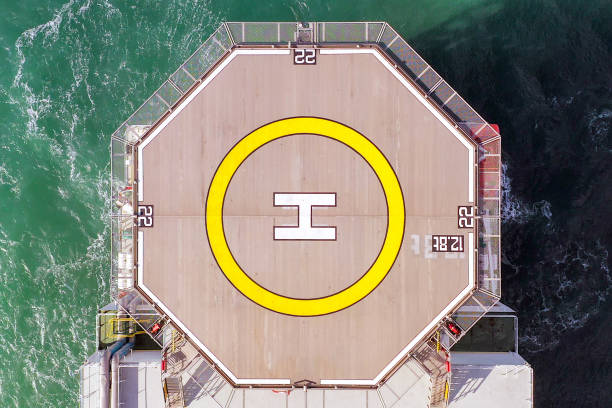
//> input picture images/18.jpg, 612 x 408 px, given in place of the camera
$ ./video_focus 3   (built with g++ and OpenCV 4)
//> lines starting //> are read from the running program, lines starting //| are printed output that depends on the picture
#include "opencv2/opencv.hpp"
#include "opencv2/videoio.hpp"
#include <iostream>

using namespace std;
using namespace cv;

void readme();
bool FftShift(const Mat&, Mat&);

int main( int argc, char** argv ){

  if (argc != 2 )
  { readme(); return -1; }

  // Create a VideoCapture object and open the input file
  // If the input is the web camera, pass 0 instead of the video file name

  printf("\n%d\n",stoi(argv[1]));
  VideoCapture cap(stoi(argv[1]));
  cap.set(cv::CAP_PROP_FPS, 60.0);
  cap.set(cv::CAP_PROP_FRAME_WIDTH,1280);
  cap.set(cv::CAP_PROP_FRAME_HEIGHT,720);
  cap.set(cv::CAP_PROP_FOURCC, VideoWriter::fourcc('M','J','P','G'));

  cout << "Brightness: " << cap.get(CAP_PROP_BRIGHTNESS) << "\n";
  cout << "Contrast: " << cap.get(CAP_PROP_CONTRAST) << "\n";
  cout << "Sharpness: " << cap.get(CAP_PROP_SHARPNESS) << "\n";
  cout << "Saturation: " << cap.get(CAP_PROP_SATURATION) << "\n";
  cout << "Gain: " << cap.get(CAP_PROP_GAIN) << "\n";
  cout << "Gamma: " << cap.get(CAP_PROP_GAMMA) << "\n";

  // Check if camera opened successfully
  if(!cap.isOpened()){
    cout << "Error opening video stream or file" << endl;
    return -1;
  }
  cap.set(CAP_PROP_FRAME_WIDTH,1280);
  cap.set(CAP_PROP_FRAME_HEIGHT,720);
  cap.set(CAP_PROP_FPS,60);

  //for displaying matches
  namedWindow("frame", WINDOW_NORMAL);

  while(1){

    Mat frame;
    // Capture frame-by-frame
    cap >> frame;
//> frame is the input picture: 408 rows x 612 cols, CV_8UC3; mean B, G, R 120.5, 133.9, 133.2
    if(frame.channels() == 3)
    {
      cvtColor(frame, frame, COLOR_BGR2GRAY);
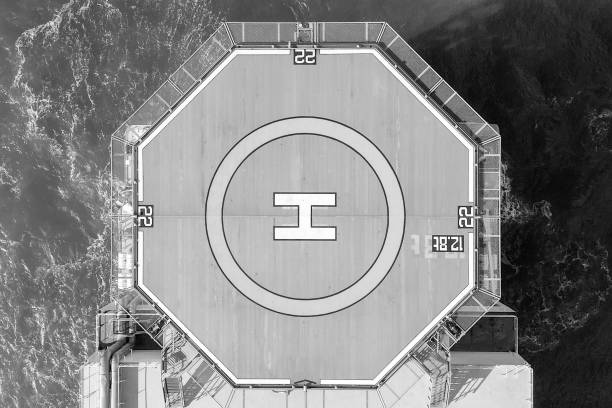
//> frame: 408 rows x 612 cols, CV_8UC1; min 0, max 255, mean 132.2
    }

    // If the frame is empty, break immediately
    if (frame.empty())
      break;

    Mat padded;                            //expand input image to optimal size
    int m = getOptimalDFTSize( frame.rows );
//> m = 432
    int n = getOptimalDFTSize( frame.cols ); // on the border add zero values
//> n = 625
    copyMakeBorder(frame, padded, 0, m - frame.rows, 0, n - frame.cols, BORDER_CONSTANT, Scalar::all(0));
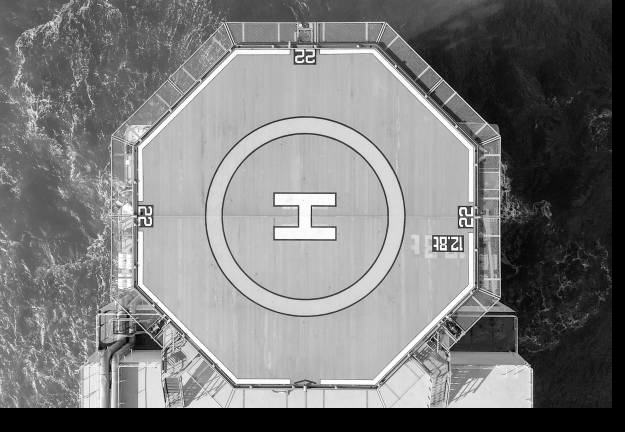
//> padded: 432 rows x 625 cols, CV_8UC1; min 0, max 255, mean 122.2

    Mat planes[] = {Mat_<float>(padded), Mat::zeros(padded.size(), CV_32F)};
//> planes[1]: 432 rows x 625 cols, CV_32FC1; every value is 0
    Mat complexI;
    merge(planes, 2, complexI);         // Add to the expanded another plane with zeros

    dft(complexI, complexI, DFT_COMPLEX_OUTPUT);
    Mat frame_fftshift;
    FftShift(complexI, frame_fftshift);

    split(frame_fftshift, planes);                   // planes[0] = Re(DFT(I), planes[1] = Im(DFT(I))
//> planes[0]: 432 rows x 624 cols, CV_32FC1
//> planes[1]: 432 rows x 624 cols, CV_32FC1
    magnitude(planes[0], planes[1], planes[0]);// planes[0] = magnitude
    Mat magI = planes[0];

    double s;
    s = sum(magI)[0];
//> s = 2.56e+09
    magI = magI / s;
    Mat magI_log;
    log(magI, magI_log);
    double fde = sum(magI.mul( magI_log))[0];
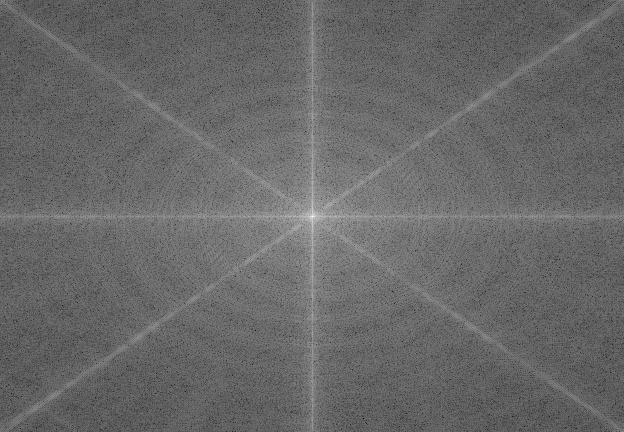
//> magI_log: 432 rows x 624 cols, CV_32FC1; min -19.03, max -4.35, mean -13.02; drawn with min black and max white
//> fde = -11.7

    cout << "fde = " << fde << "\n";
//| fde = -11.7017


    // Display the resulting frame
    imshow( "frame", frame );

    // Press  ESC on keyboard to exit
    char c=(char)waitKey(25);
//> the Esc key is pressed
    if(c==27)
      break;
  }

  // When everything done, release the video capture object
  cap.release();

  // Closes all the frames
  destroyAllWindows();

  return 0;
}

/* @function readme */
  void readme()
  { std::cout << " Usage: capture <deviceid>" << std::endl; }


  bool FftShift(const Mat& src, Mat& dst)
  {
    if(src.empty()) return true;

    const uint h=src.rows, w=src.cols;        // height and width of src-image
    const uint qh=h>>1, qw=w>>1;              // height and width of the quadrants

    Mat qTL(src, Rect(   0,    0, qw, qh));   // define the quadrants in respect to
    Mat qTR(src, Rect(w-qw,    0, qw, qh));   // the outer dimensions of the matrix.
    Mat qBL(src, Rect(   0, h-qh, qw, qh));   // thus, with odd sizes, the center
    Mat qBR(src, Rect(w-qw, h-qh, qw, qh));   // line(s) get(s) omitted.

    Mat tmp;
    hconcat(qBR, qBL, dst);                   // build destination matrix with switched
    hconcat(qTR, qTL, tmp);                   // quadrants 0 & 2 and 1 & 3 from source
    vconcat(dst, tmp, dst);

    return false;
  }

$ run again, on images/10.png
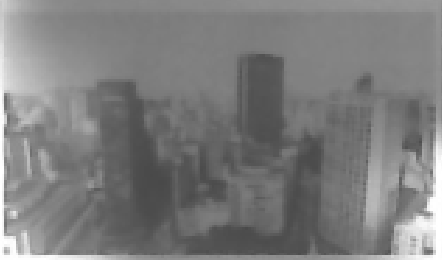
//> input picture images/10.png, 442 x 260 px, given in place of the camera
//> frame is the input picture: 260 rows x 442 cols, CV_8UC3; min 73, max 255, mean 124.8
//> frame: 260 rows x 442 cols, CV_8UC1
//> `split(frame_fftshift, planes);`:
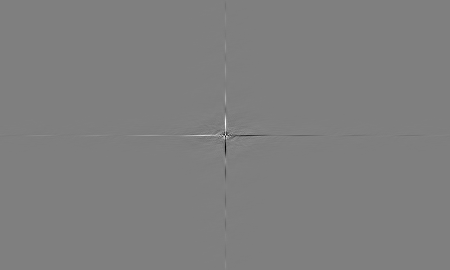
//> planes[1]: 270 rows x 450 cols, CV_32FC1; min -491471.3, max 491471.3, mean 0; drawn with min black and max white
//> s = 272755623
//> `double fde = sum(magI.mul( magI_log))[0];`:
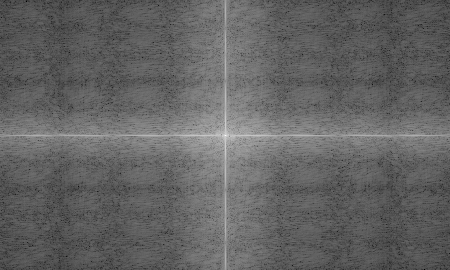
//> magI_log: 270 rows x 450 cols, CV_32FC1; min -19.89, max -2.95, mean -13.25; drawn with min black and max white
//> fde = -9.29
//| fde = -9.29396

$ run again, on images/11.png
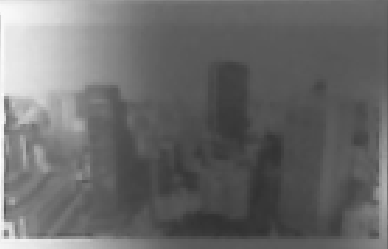
//> input picture images/11.png, 388 x 249 px, given in place of the camera
//> frame is the input picture: 249 rows x 388 cols, CV_8UC3; min 49, max 255, mean 106.5
//> frame: 249 rows x 388 cols, CV_8UC1
//> `copyMakeBorder(frame, padded, 0, m - frame.rows, 0, n - frame.cols, BO..`:
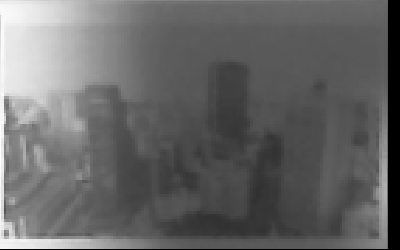
//> padded: 250 rows x 400 cols, CV_8UC1; min 0, max 255, mean 102.9
//> s = 168931595.7
//> `double fde = sum(magI.mul( magI_log))[0];`:
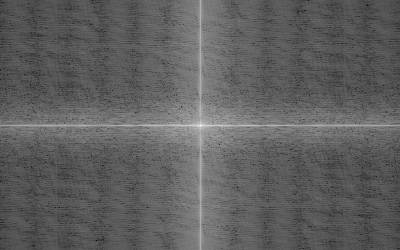
//> magI_log: 250 rows x 400 cols, CV_32FC1; min -19.24, max -2.8, mean -13.04; drawn with min black and max white
//> fde = -8.88
//| fde = -8.88486

$ run again, on images/12.png
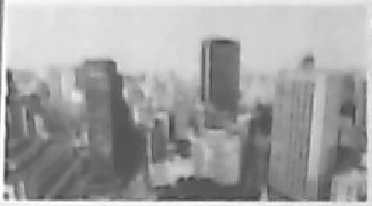
//> input picture images/12.png, 372 x 206 px, given in place of the camera
//> frame is the input picture: 206 rows x 372 cols, CV_8UC3; min 61, max 255, mean 163.1
//> frame: 206 rows x 372 cols, CV_8UC1
//> `copyMakeBorder(frame, padded, 0, m - frame.rows, 0, n - frame.cols, BO..`:
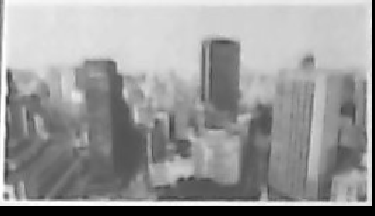
//> padded: 216 rows x 375 cols, CV_8UC1; min 0, max 255, mean 154.3
//> s = 197730896.9
//> `double fde = sum(magI.mul( magI_log))[0];`:
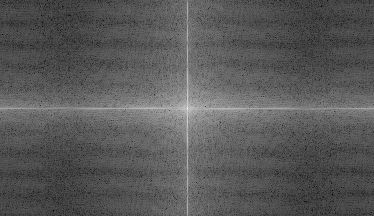
//> magI_log: 216 rows x 374 cols, CV_32FC1; min -18.47, max -2.76, mean -12.96; drawn with min black and max white
//> fde = -8.76
//| fde = -8.75788
